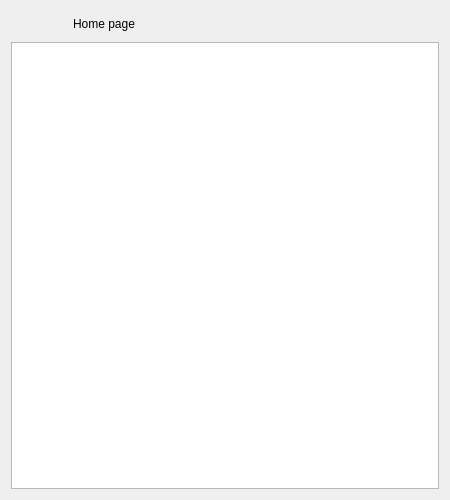
<?xml version="1.0" encoding="UTF-8"?>
<ui version="4.0">
 <class>Dialog</class>
 <widget class="QDialog" name="Dialog">
  <property name="geometry">
   <rect>
    <x>0</x>
    <y>0</y>
    <width>450</width>
    <height>500</height>
   </rect>
  </property>
  <property name="minimumSize">
   <size>
    <width>450</width>
    <height>500</height>
   </size>
  </property>
  <property name="windowTitle">
   <string>Help</string>
  </property>
  <property name="windowIcon">
   <iconset resource="resource/res.qrc">
    <normaloff>:/icons/icons/logotype.png</normaloff>:/icons/icons/logotype.png</iconset>
  </property>
  <layout class="QVBoxLayout" name="verticalLayout">
   <item>
    <layout class="QHBoxLayout" name="hlt_top">
     <item>
      <widget class="QPushButton" name="btn_back">
       <property name="minimumSize">
        <size>
         <width>25</width>
         <height>25</height>
        </size>
       </property>
       <property name="maximumSize">
        <size>
         <width>25</width>
         <height>25</height>
        </size>
       </property>
       <property name="toolTip">
        <string>Return to previous page</string>
       </property>
       <property name="text">
        <string/>
       </property>
       <property name="icon">
        <iconset resource="resource/res.qrc">
         <normaloff>:/icons/icons/help/back.png</normaloff>:/icons/icons/help/back.png</iconset>
       </property>
       <property name="iconSize">
        <size>
         <width>25</width>
         <height>25</height>
        </size>
       </property>
       <property name="flat">
        <bool>true</bool>
       </property>
      </widget>
     </item>
     <item>
      <widget class="QPushButton" name="btn_home">
       <property name="minimumSize">
        <size>
         <width>25</width>
         <height>25</height>
        </size>
       </property>
       <property name="maximumSize">
        <size>
         <width>25</width>
         <height>25</height>
        </size>
       </property>
       <property name="toolTip">
        <string>Go to home page</string>
       </property>
       <property name="text">
        <string/>
       </property>
       <property name="icon">
        <iconset resource="resource/res.qrc">
         <normaloff>:/icons/icons/help/home.png</normaloff>:/icons/icons/help/home.png</iconset>
       </property>
       <property name="iconSize">
        <size>
         <width>25</width>
         <height>25</height>
        </size>
       </property>
       <property name="flat">
        <bool>true</bool>
       </property>
      </widget>
     </item>
     <item>
      <widget class="QLabel" name="lab_title">
       <property name="text">
        <string>Home page</string>
       </property>
      </widget>
     </item>
    </layout>
   </item>
   <item>
    <widget class="QTextBrowser" name="tbr_help">
     <property name="html">
      <string>&lt;!DOCTYPE HTML PUBLIC &quot;-//W3C//DTD HTML 4.0//EN&quot; &quot;http://www.w3.org/TR/REC-html40/strict.dtd&quot;&gt;
&lt;html&gt;&lt;head&gt;&lt;meta name=&quot;qrichtext&quot; content=&quot;1&quot; /&gt;&lt;style type=&quot;text/css&quot;&gt;
p, li { white-space: pre-wrap; }
&lt;/style&gt;&lt;/head&gt;&lt;body style=&quot; font-family:'Cantarell'; font-size:11pt; font-weight:400; font-style:normal;&quot;&gt;
&lt;p style=&quot;-qt-paragraph-type:empty; margin-top:0px; margin-bottom:0px; margin-left:0px; margin-right:0px; -qt-block-indent:0; text-indent:0px;&quot;&gt;&lt;/p&gt;&lt;/body&gt;&lt;/html&gt;</string>
     </property>
    </widget>
   </item>
  </layout>
 </widget>
 <resources>
  <include location="resource/res.qrc"/>
 </resources>
 <connections/>
</ui>
